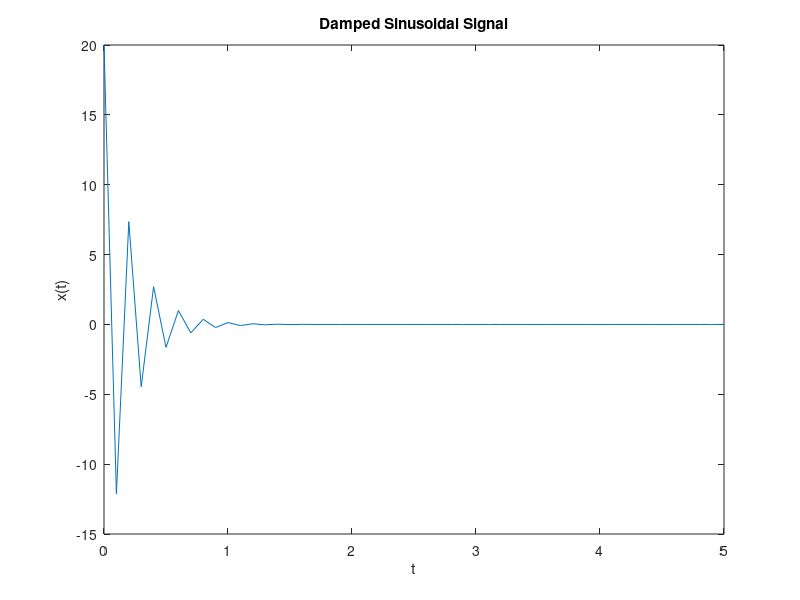

The MATLAB script that drew this image:
t=0:0.1:5;
x=20*exp(-5*t).*cos(50*pi*t);
plot(t,x);
xlabel('t');
ylabel('x(t)');
title('Damped Sinusoidal Signal');